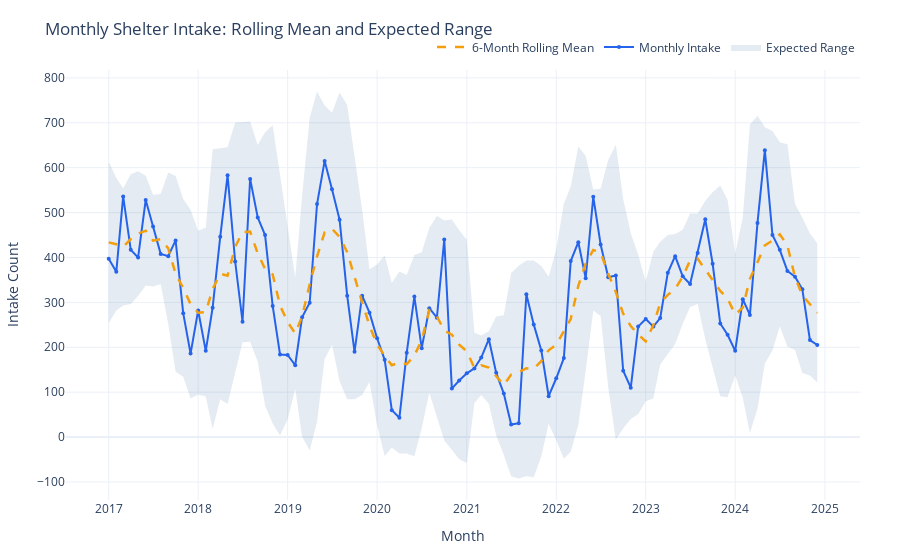

Write notebook code for a chart like this one.
### Code cell
if 'month' in df.columns:
    monthly = (df.groupby('month')
                 .size()
                 .reset_index(name='Intake')
                 .sort_values('month'))
    monthly['month'] = pd.to_datetime(monthly['month'])
else:
    months_range = pd.date_range('2021-01-01', '2025-12-01', freq='MS')
    np.random.seed(42)
    n = len(months_range)
    intake_vals = (2500
                   + 800 * np.sin(np.arange(n) * 2 * np.pi / 12)
                   + np.random.normal(0, 150, n)
                   + np.linspace(-200, 200, n)).astype(int)
    monthly = pd.DataFrame({'month': months_range, 'Intake': intake_vals})

monthly['rolling_mean'] = monthly['Intake'].rolling(6, center=True, min_periods=3).mean()
monthly['rolling_std']  = monthly['Intake'].rolling(6, center=True, min_periods=3).std().fillna(0)
monthly['upper']        = monthly['rolling_mean'] + 2 * monthly['rolling_std']
monthly['lower']        = monthly['rolling_mean'] - 2 * monthly['rolling_std']

fig_time = go.Figure()

fig_time.add_trace(go.Scatter(
    x=monthly['month'], y=monthly['upper'],
    mode='lines', line=dict(width=0), showlegend=False, hoverinfo='skip'
))
fig_time.add_trace(go.Scatter(
    x=monthly['month'], y=monthly['lower'],
    fill='tonexty', fillcolor='rgba(78,121,167,0.15)',
    mode='lines', line=dict(width=0), name='Expected Range'
))
fig_time.add_trace(go.Scatter(
    x=monthly['month'], y=monthly['Intake'],
    mode='lines+markers', name='Monthly Intake',
    line=dict(color='#2563EB', width=2), marker=dict(size=4),
    hovertemplate='%{x|%b %Y}: %{y:,} animals<extra></extra>'
))
fig_time.add_trace(go.Scatter(
    x=monthly['month'], y=monthly['rolling_mean'],
    mode='lines', name='6-Month Rolling Mean',
    line=dict(color='#F59E0B', width=2.5, dash='dash'),
    hovertemplate='Rolling mean: %{y:,.0f}<extra></extra>'
))

fig_time.update_layout(
    title='Monthly Shelter Intake: Rolling Mean and Expected Range',
    xaxis_title='Month', yaxis_title='Intake Count',
    template='plotly_white', font=dict(size=12),
    legend=dict(orientation='h', yanchor='bottom', y=1.02, xanchor='right', x=1),
    margin=dict(t=70, l=60, r=40, b=60)
)

print("Displaying Viz 4: Temporal Intake Trend...")
fig_time.show()

fig_time.write_html('viz4_temporal_line.html')
